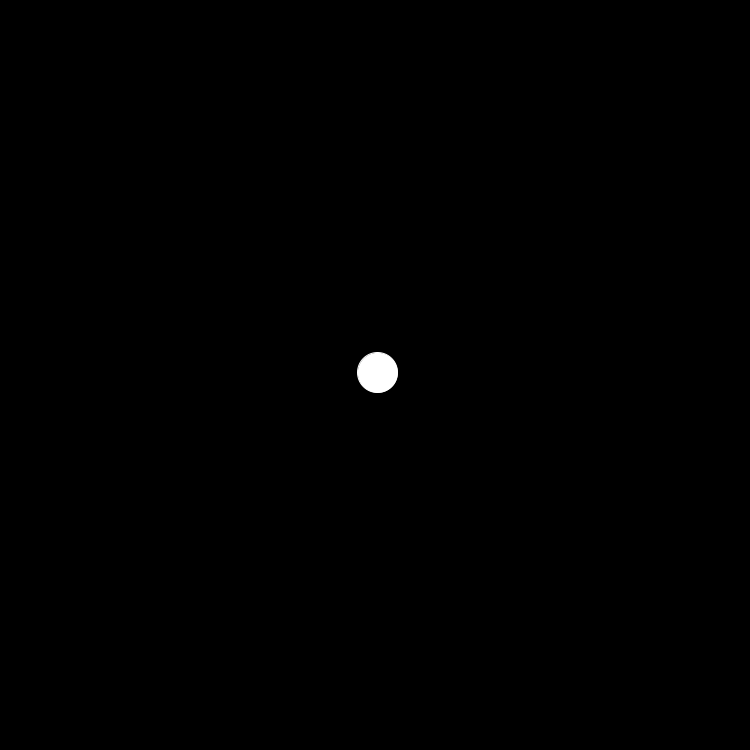
Frame 1 (no input)
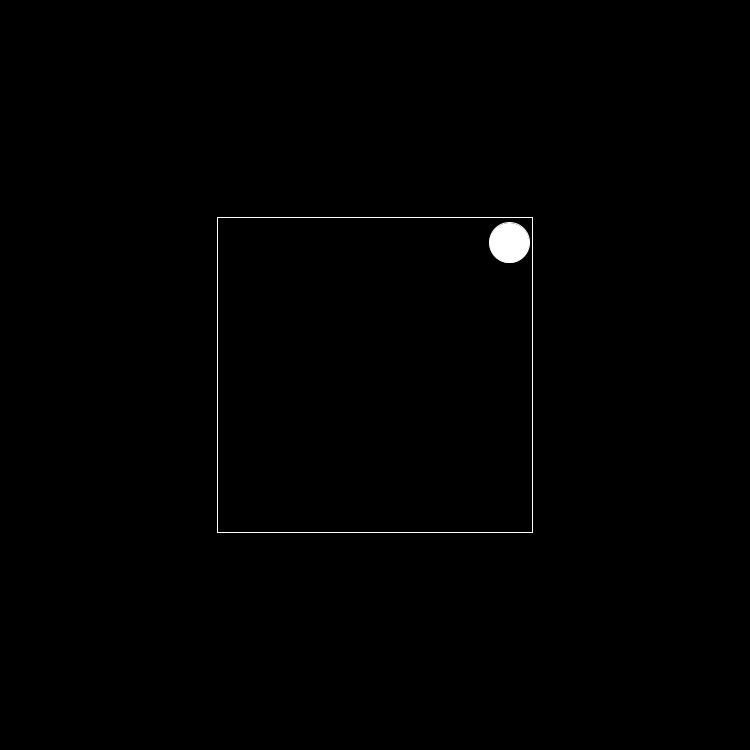
Frame 60 (the mouse pressed at the canvas centre just before this capture)
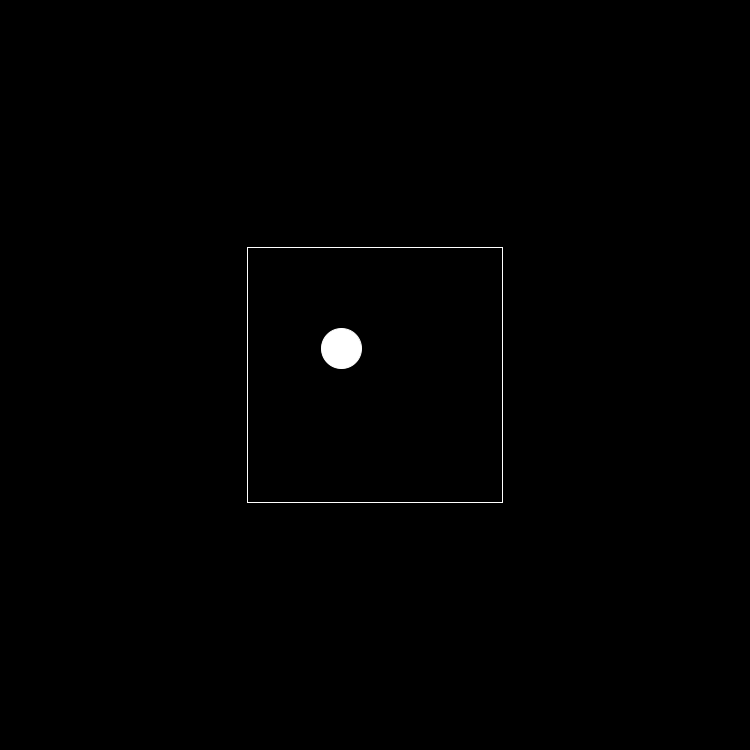
Frame 120 (the mouse held since frame 60 and released just before this capture)

The Processing sketch that drew these frames (run headless with seeded random() and noise(); from frame 60 on, the mouse is pressed at the canvas centre):

// Processing sketch: bouncing_ball
// ── bouncing_ball.pde
float x = 375;
float y = 375;
float s = 375;
int rad = 20;        
float xpos, ypos;
float xspeed = 2.8;  
float yspeed = 2.2;  
int xdirection = 1;  
int ydirection = -1;  

void setup() { 
  size(750, 750);
  frameRate(60);
  ellipseMode(RADIUS);
  
  xpos = width/2;
  ypos = height/2;
  
}
void draw(){ 
background(0);

s= s-1;

   noFill();
   rectMode(CENTER);
   rect(x, y, s, s);
   println(xpos, ypos);
   println(ydirection);
   stroke(255, 255, 255);
  
   fill(255, 255, 255);
  xpos = xpos + ( xspeed * xdirection );
 
  ypos = ypos + ( yspeed * ydirection );

  
  if (xpos+10 > 375+s/2) {
    xdirection = -1;
  }
    if (xpos-10 < 375-s/2) {
    xdirection = 1;
  }
  if (ypos+10 > 375+s/2) {
    ydirection = -1;
  }
    if (ypos-10 < 375-s/2) {
    ydirection = +1;
  }

  
  circle(xpos, ypos, rad);
  
}
